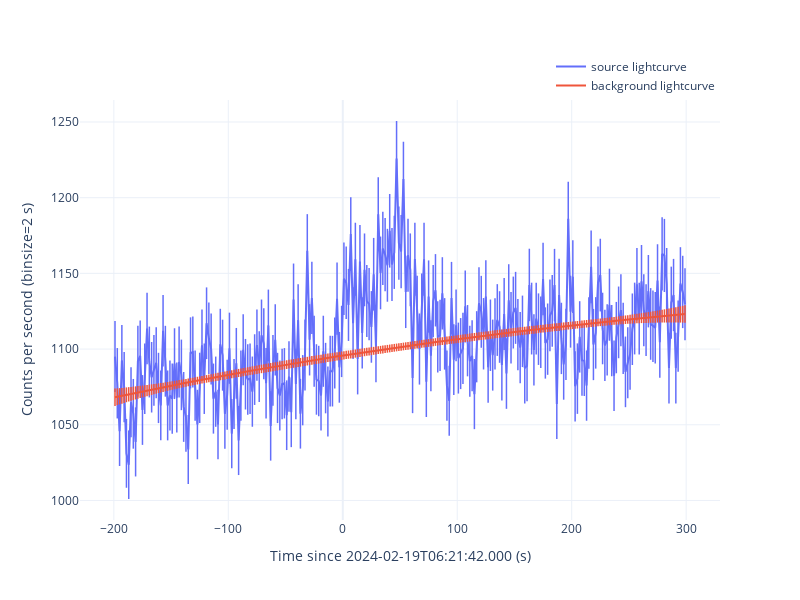
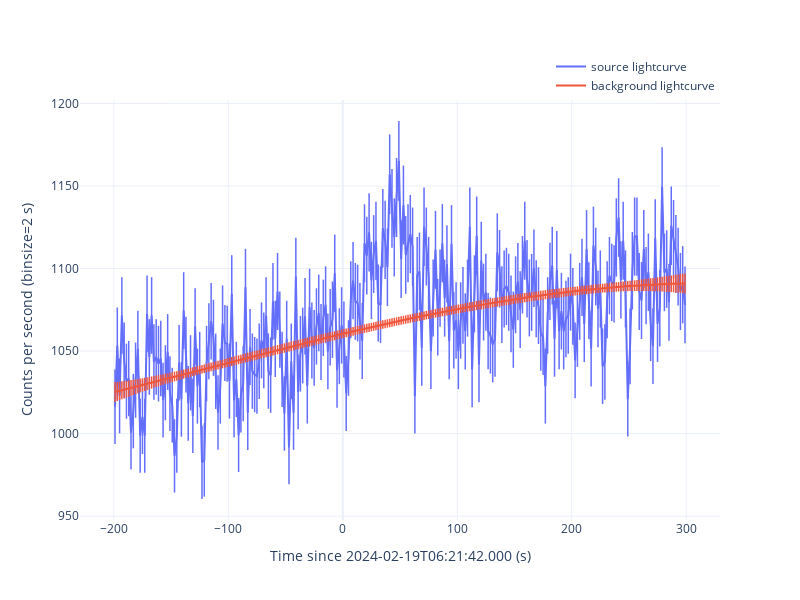

These figures' notebook cell, in order:
### Code cell
for det in ['n9', 'na']:
    gbm_tte = gbmTTE(gbm_rtv.rtv_res['tte'][det])
    gbm_tte.timezero = fermi_met
    gbm_tte.filter_time([-200, 300])
    gbm_tte.filter_energy([10, 1000])

    print(msg_format(f'extract light curve for {det}'))
    
    gbm_tte.lc_binsize = 2
    gbm_tte.extract_curve(savepath=f'./{det}/curve', show=True)

### Figure 1 — Plotly figure (JSON) as saved in the notebook; plotly's stock layout.template omitted (floating-point values rounded to 4 significant figures; data arrays with more than 128 entries replaced by an {"elided": "..."} marker saying what was removed)
{"data": [{"error_y": {"array": {"elided": "250 float values"}, "thickness": 1.5, "type": "data", "width": 0}, "marker": {"size": 0, "symbol": "cross-thin"}, "mode": "lines+markers", "name": "source lightcurve", "showlegend": true, "type": "scatter", "x": {"elided": "250 int values"}, "y": {"elided": "250 float values"}}, {"error_y": {"array": {"elided": "250 float values"}, "thickness": 1.5, "type": "data", "width": 0}, "marker": {"size": 0, "symbol": "cross-thin"}, "mode": "lines+markers", "name": "background lightcurve", "showlegend": true, "type": "scatter", "x": {"elided": "250 int values"}, "y": {"elided": "250 float values"}}], "layout": {"height": 600, "legend": {"x": 1, "xanchor": "right", "y": 1, "yanchor": "bottom"}, "width": 800, "xaxis": {"title": {"text": "Time since 2024-02-19T06:21:42.000 (s)"}}, "yaxis": {"title": {"text": "Counts per second (binsize=2 s)"}}}}

### Figure 2 — Plotly figure (JSON) as saved in the notebook; plotly's stock layout.template omitted (floating-point values rounded to 4 significant figures; data arrays with more than 128 entries replaced by an {"elided": "..."} marker saying what was removed)
{"data": [{"error_y": {"array": {"elided": "250 float values"}, "thickness": 1.5, "type": "data", "width": 0}, "marker": {"size": 0, "symbol": "cross-thin"}, "mode": "lines+markers", "name": "source lightcurve", "showlegend": true, "type": "scatter", "x": {"elided": "250 int values"}, "y": {"elided": "250 float values"}}, {"error_y": {"array": {"elided": "250 float values"}, "thickness": 1.5, "type": "data", "width": 0}, "marker": {"size": 0, "symbol": "cross-thin"}, "mode": "lines+markers", "name": "background lightcurve", "showlegend": true, "type": "scatter", "x": {"elided": "250 int values"}, "y": {"elided": "250 float values"}}], "layout": {"height": 600, "legend": {"x": 1, "xanchor": "right", "y": 1, "yanchor": "bottom"}, "width": 800, "xaxis": {"title": {"text": "Time since 2024-02-19T06:21:42.000 (s)"}}, "yaxis": {"title": {"text": "Counts per second (binsize=2 s)"}}}}
